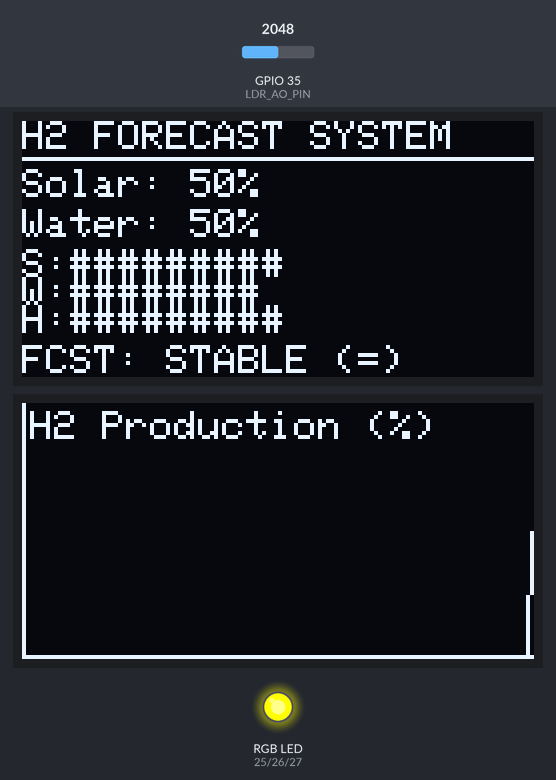
The sketch below on a simulated ESP32. Shown: 2 × 128×64 one-colour display, an RGB LED mixed from three pins (HIGH = lit). Inputs (shaded band) come from the test bench; at power-on: GPIO 35 (LDR_AO_PIN) = 2048. Random numbers use the default seed unless the sketch sets one; what the sketch prints to the serial monitor is not drawn.

Above: at 2.8 s.
2.9 s: GPIO 35 (LDR_AO_PIN) set to 2376
At 5.9 s:
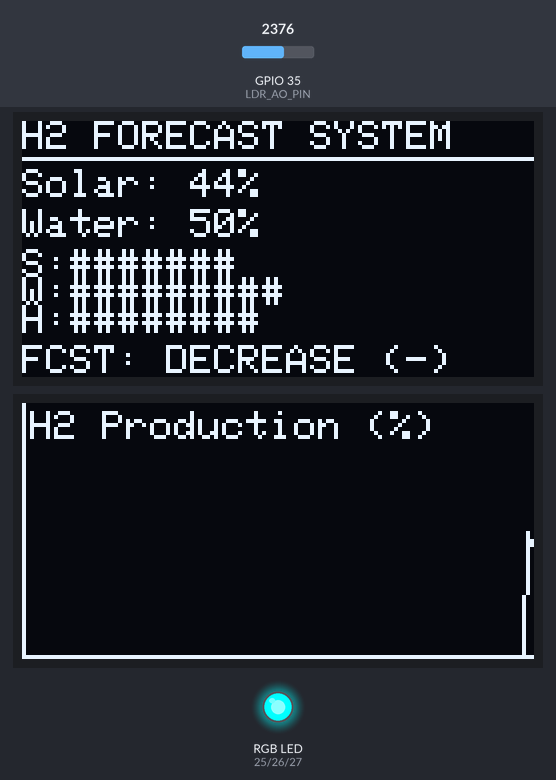
6.4 s: GPIO 35 (LDR_AO_PIN) set to 2464
At 11.0 s:
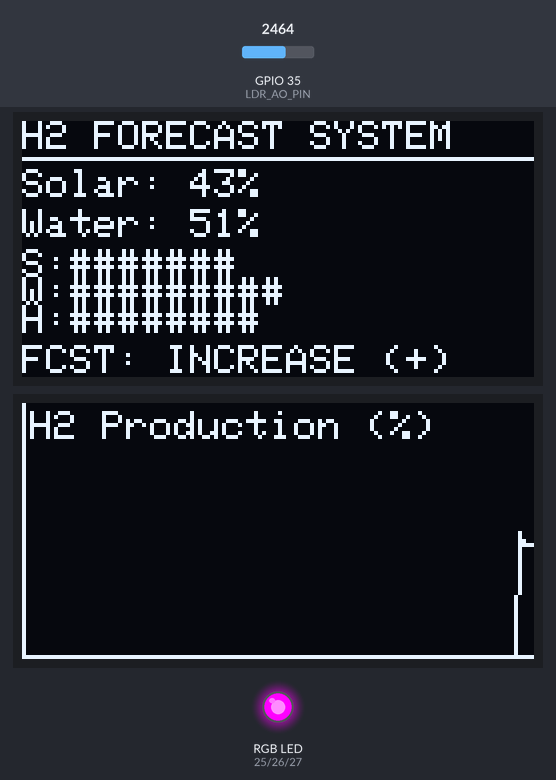
11.3 s: GPIO 35 (LDR_AO_PIN) set to 123
At 12.5 s:
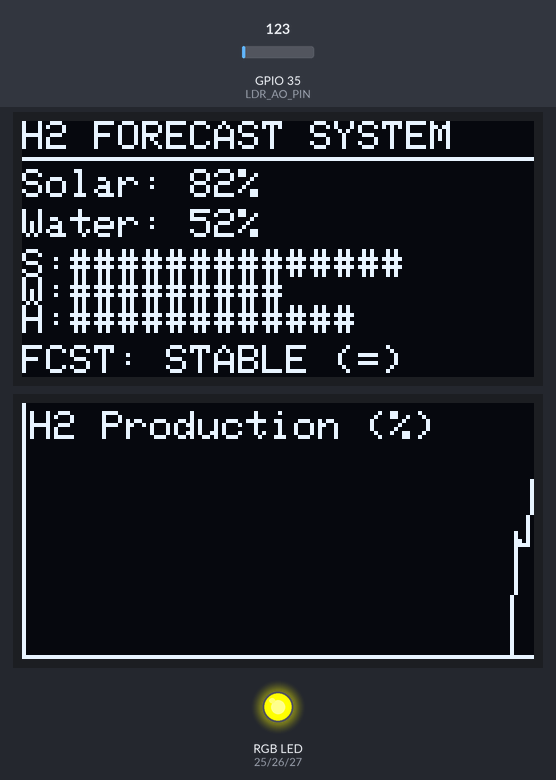
14.5 s: GPIO 35 (LDR_AO_PIN) set to 101
At 17.7 s:
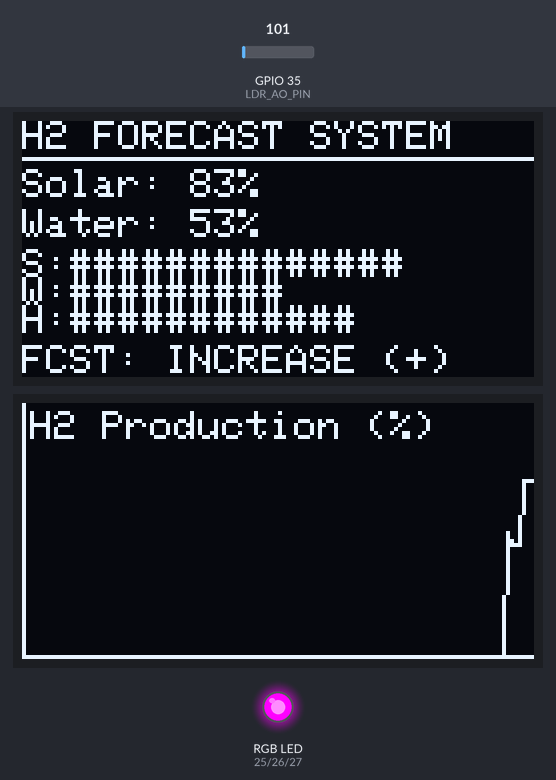
21.2 s: GPIO 35 (LDR_AO_PIN) set to 1189
At 24.3 s:
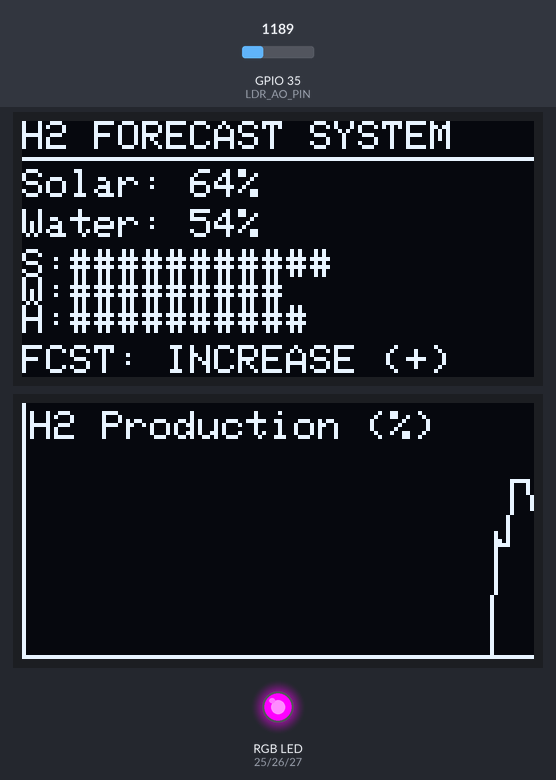
25.0 s: GPIO 35 (LDR_AO_PIN) set to 1300
At 26.9 s:
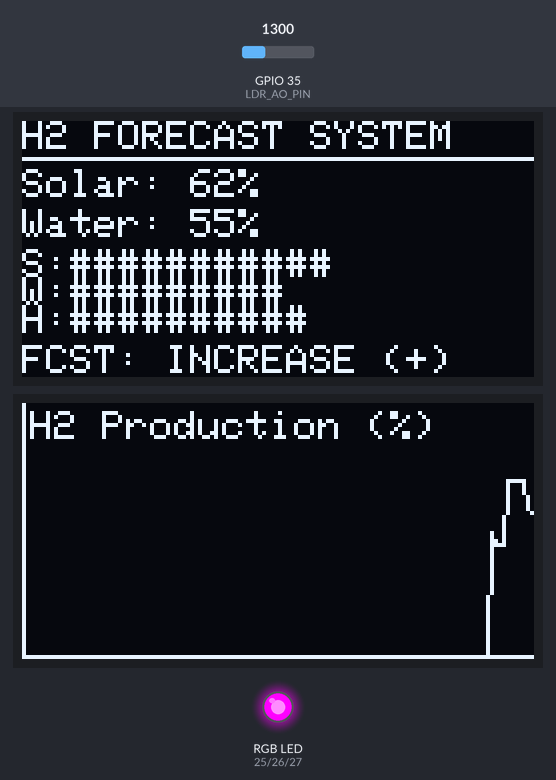
Timing chart, 0 to 45.2 s (numbered marks = the images above; inputs shaded):
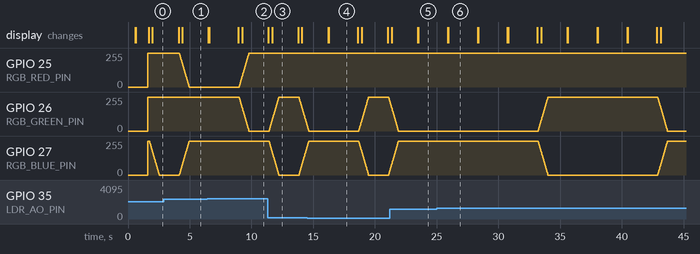

Measured:
- the behaviour switches between 2405 and 2406 on GPIO 35 (LDR_AO_PIN) (found by bisection; images 1 and 2)
- the behaviour switches between 112 and 111 on GPIO 35 (LDR_AO_PIN) (found by bisection; images 3 and 4)
- by itself, GPIO 26 (RGB_GREEN_PIN): rises from 0/255 to 255/255 in 0.79 s, then falls to 0/255 in 9.7 s
- what the display in image 4 shows lasts 2.3 s, from 16.3 s to 18.6 s

The sketch:

sketch.ino
```cpp
// ===========================================================
// Quantum-Inspired Green Hydrogen Forecasting (ESP32 + RGB LED)
// Full Version with 3-Bar Serial Graph + HYBRID SENSOR MODE
// With Quantum Memory Weight (Stabilization) + OLED Bar Graph
// ===========================================================

#include <Wire.h>
#include <Adafruit_GFX.h>
#include <Adafruit_SSD1306.h>

// --- SCREEN CONFIG ---
#define SCREEN_WIDTH 128
#define SCREEN_HEIGHT 64

int graphX = 0;
float previousValue = -1;

// --- TWO DISPLAY BUSSES ---
TwoWire I2Cone = TwoWire(0);
TwoWire I2Ctwo = TwoWire(1);

// --- DISPLAY DEFINITIONS ---
Adafruit_SSD1306 display(SCREEN_WIDTH, SCREEN_HEIGHT, &I2Cone, -1);
Adafruit_SSD1306 display2(SCREEN_WIDTH, SCREEN_HEIGHT, &I2Ctwo, -1);

// --- Pin Definitions ---
const int LDR_AO_PIN = 35;
const int RGB_RED_PIN = 25;
const int RGB_GREEN_PIN = 26;
const int RGB_BLUE_PIN = 27;

int ldrValue = 0;
int potValue = 0;

// --- ADDED FOR CSV + PLOTTING ---
int readingCount = 0;

// --- HYBRID CONFIG ---
float SIM_STRENGTH_SOLAR = 0.30;

// --- MEMORY WEIGHT ---
String lastForecast = "remain";
float memoryStrength = 0.25;

// === OLED2 graph buffer (H2 % over time) ===
#define GRAPH_WIDTH 128
float graphBuffer[GRAPH_WIDTH] = {0};
int graphIndex = 0;

// Function prototypes
void drawHydrogenGraphOnOLED2(float hydrogenPercent);
void printBarGraph3(float solar, float water, float energyPotential, String forecast);
void drawBarGraphOLED(float solar, float water, float energyPotential);
void fadeToColor(int r, int g, int b, int duration);

// ===========================================================
void setup() {

  Serial.begin(115200);

  // --- OLED 1 SETUP ---
  I2Cone.begin(21, 22, 400000);
  if (!display.begin(SSD1306_SWITCHCAPVCC, 0x3C)) {
    Serial.println(F("OLED 1 FAILED. Check wiring."));
    for(;;);
  }

  // --- OLED 2 SETUP ---
  I2Ctwo.begin(19, 23, 400000);
  if (!display2.begin(SSD1306_SWITCHCAPVCC, 0x3C)) {
    Serial.println(F("OLED 2 FAILED. Check wiring."));
    for(;;);
  }

  delay(500);

  display.clearDisplay();
  display.setTextSize(1);
  display.setTextColor(WHITE);
  display.setCursor(0, 10);
  display.println("Booting System...");
  display.display();

  display2.clearDisplay();
  display2.setTextSize(1);
  display2.setTextColor(WHITE);
  display2.setCursor(0, 10);
  display2.println("Booting System...");
  display2.display();
  delay(1000);

  Serial.println();
  Serial.println("Quantum-Inspired Green Hydrogen Forecasting");
  Serial.println("------------------------------------------------");
  Serial.println("System ready.\n");

  pinMode(RGB_RED_PIN, OUTPUT);
  pinMode(RGB_GREEN_PIN, OUTPUT);
  pinMode(RGB_BLUE_PIN, OUTPUT);

  digitalWrite(RGB_RED_PIN, HIGH);
  digitalWrite(RGB_GREEN_PIN, HIGH);
  digitalWrite(RGB_BLUE_PIN, HIGH);

  randomSeed(analogRead(36));

  Serial.println("CSV:solar,water,forecast");
}

// ===========================================================
void loop() {

  int realLDR = analogRead(LDR_AO_PIN);

  static float t2 = 0;
  static float t = 0;

  int simLDR = (sin(t2) * 0.5 + 0.5) * 4095;
  int simPOT = (sin(t) * 0.5 + 0.5) * 4095;

  t2 += 0.008;
  t += 0.01;

  ldrValue = (1.0 - SIM_STRENGTH_SOLAR) * realLDR + SIM_STRENGTH_SOLAR * simLDR;
  potValue = simPOT;

  float invertedLdrValue = 4095.0 - ldrValue;

  float solar = invertedLdrValue / 4095.0;
  float water = potValue / 4095.0;

  float energyPotential = (0.6 * solar + 0.4 * water);

  float p_increase = energyPotential;
  float p_same = (1 - fabs(solar - water)) * 0.3;
  float p_decrease = 1.0 - (p_increase + p_same);

  if (p_decrease < 0) p_decrease = 0;

  float total = p_increase + p_same + p_decrease;
  p_increase /= total;
  p_same /= total;
  p_decrease /= total;

  if (lastForecast == "increase") p_increase += memoryStrength;
  else if (lastForecast == "remain") p_same += memoryStrength;
  else if (lastForecast == "decrease") p_decrease += memoryStrength;

  total = p_increase + p_same + p_decrease;
  p_increase /= total;
  p_same /= total;
  p_decrease /= total;

  float r = random(0, 1000) / 1000.0;

  String forecast;
  int targetR = 0, targetG = 0, targetB = 0;

  if (r < p_increase) {
    forecast = "increase";
    targetG = 255;
  } else if (r < (p_increase + p_same)) {
    forecast = "remain";
    targetB = 255;
  } else {
    forecast = "decrease";
    targetR = 255;
  }

  lastForecast = forecast;

  Serial.print("CSV:");
  Serial.print(solar, 3);
  Serial.print(",");
  Serial.print(water, 3);
  Serial.print(",");
  Serial.println(forecast);

  readingCount++;
  if (readingCount >= 10) {
    Serial.print("solar:");
    Serial.println(solar * 100);
    Serial.print("water:");
    Serial.println(water * 100);
    readingCount = 0;
  }

  Serial.println("------------------------------------------------");
  printBarGraph3(solar, water, energyPotential, forecast);
  Serial.println("------------------------------------------------\n");

  auto updateOLED = [&](Adafruit_SSD1306 &scr) {
    scr.clearDisplay();
    scr.setTextSize(1);
    scr.setTextColor(WHITE);

    scr.setCursor(0, 0);
    scr.println("H2 FORECAST SYSTEM");
    scr.drawLine(0, 9, 128, 9, WHITE);

    scr.setCursor(0, 12);
    scr.print("Solar: ");
    scr.print(solar * 100, 0);
    scr.println("%");

    scr.setCursor(0, 22);
    scr.print("Water: ");
    scr.print(water * 100, 0);
    scr.println("%");

    drawBarGraphOLED(solar, water, energyPotential);

    scr.setCursor(0, 56);
    scr.print("FCST: ");
    if (forecast == "increase") scr.print("INCREASE (+)");
    else if (forecast == "remain") scr.print("STABLE (=)");
    else scr.print("DECREASE (-)");

    scr.display();
  };

  updateOLED(display);
  updateOLED(display2);

  drawHydrogenGraphOnOLED2(energyPotential * 100);

  fadeToColor(targetR, targetG, targetB, 800);

  delay(1500);
}

// ===========================================================
void printBarGraph3(float solar, float water, float energyPotential, String forecast) {

  int solarBar = solar * 50;
  int waterBar = water * 50;
  int hydrogenBar = energyPotential * 50;

  Serial.println();
  Serial.println("Graph (each '#' about 2 percent)");

  Serial.print("Solar : [");
  for (int i = 0; i < solarBar; i++) Serial.print("#");
  for (int i = solarBar; i < 50; i++) Serial.print(" ");
  Serial.print("] ");
  Serial.print(solar * 100, 1);
  Serial.println("%");

  Serial.print("Water : [");
  for (int i = 0; i < waterBar; i++) Serial.print("#");
  for (int i = waterBar; i < 50; i++) Serial.print(" ");
  Serial.print("] ");
  Serial.print(water * 100, 1);
  Serial.println("%");

  Serial.print("H2 : [");
  for (int i = 0; i < hydrogenBar; i++) Serial.print("#");
  for (int i = hydrogenBar; i < 50; i++) Serial.print(" ");
  Serial.print("] ");
  Serial.print(energyPotential * 100, 1);
  Serial.print("% -> ");
  Serial.println(forecast);
}

// ===========================================================
void drawBarGraphOLED(float solar, float water, float energyPotential) {

  const int maxChars = 18;
  int solarChars = (int)(solar * maxChars);
  int waterChars = (int)(water * maxChars);
  int h2Chars = (int)(energyPotential * maxChars);

  if (solarChars > maxChars) solarChars = maxChars;
  if (waterChars > maxChars) waterChars = maxChars;
  if (h2Chars > maxChars) h2Chars = maxChars;

  int startY = 32;
  int lineH = 7;

  display.setTextSize(1);
  display.setTextColor(WHITE);

  display.setCursor(0, startY);
  display.print("S:");
  for (int i = 0; i < maxChars; i++) display.print(i < solarChars ? "#" : " ");

  display.setCursor(0, startY + lineH);
  display.print("W:");
  for (int i = 0; i < maxChars; i++) display.print(i < waterChars ? "#" : " ");

  display.setCursor(0, startY + 2 * lineH);
  display.print("H:");
  for (int i = 0; i < maxChars; i++) display.print(i < h2Chars ? "#" : " ");
}

// ===========================================================
void fadeToColor(int r, int g, int b, int duration) {

  static int currR = 0, currG = 0, currB = 0;

  int steps = 50;
  int stepDelay = duration / steps;

  for (int i = 0; i <= steps; i++) {

    int newR = currR + (r - currR) * i / steps;
    int newG = currG + (g - currG) * i / steps;
    int newB = currB + (b - currB) * i / steps;

    analogWrite(RGB_RED_PIN, 255 - newR);
    analogWrite(RGB_GREEN_PIN, 255 - newG);
    analogWrite(RGB_BLUE_PIN, 255 - newB);

    delay(stepDelay);
  }

  currR = r;
  currG = g;
  currB = b;
}

// ===========================================================
// OLED2 LIVE GRAPH FUNCTION
// ===========================================================
void drawHydrogenGraphOnOLED2(float hydrogenPercent) {

  graphBuffer[graphIndex] = hydrogenPercent;
  graphIndex = (graphIndex + 1) % GRAPH_WIDTH;

  display2.clearDisplay();

  display2.drawLine(0, 63, 127, 63, WHITE);
  display2.drawLine(0, 0, 0, 63, WHITE);

  for(int x = 0; x < GRAPH_WIDTH - 1; x++) {

    int currentIndex = (graphIndex + x) % GRAPH_WIDTH;
    int nextIndex = (graphIndex + x + 1) % GRAPH_WIDTH;

    int y1 = 63 - map(graphBuffer[currentIndex], 0, 100, 0, 63);
    int y2 = 63 - map(graphBuffer[nextIndex], 0, 100, 0, 63);

    display2.drawLine(x, y1, x+1, y2, WHITE);
  }

  display2.setTextSize(1);
  display2.setCursor(2, 2);
  display2.println("H2 Production (%)");

  display2.display();
}
// ===========================================================
```
